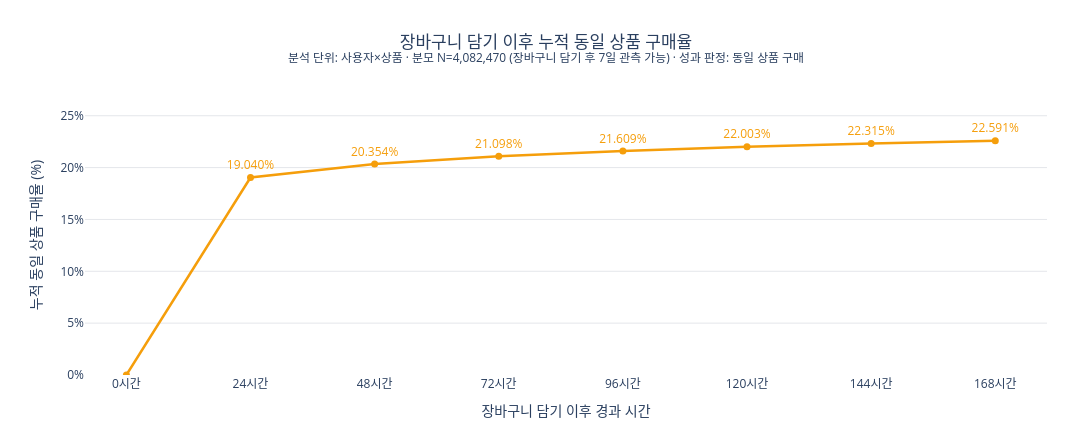

Notebook code cell kept with this figure:
### Code cell
# 구간별 구매 수를 최초 Cart 시점의 동일한 적격군 분모로 누적한다.
assert len(rates) == 7 and cart_7day == 4_082_470
purchase_counts = rates['다음24시간_구매_사용자상품수'].astype('int64')
cumulative_purchases = purchase_counts.cumsum()
cumulative_rates = cumulative_purchases / cart_7day * 100
first24_share = first_day_buy / int(cumulative_purchases.iloc[-1]) * 100
hours = list(range(24, 169, 24))
assert int(purchase_counts.iloc[0]) == first_day_buy
assert round(float(cumulative_rates.iloc[0]), 3) == 19.040
assert round(float(cumulative_rates.iloc[-1]), 3) == 22.591

plot_hours = [0] + hours
plot_rates = [0.0] + cumulative_rates.tolist()
fig = go.Figure(go.Scatter(
    x=plot_hours, y=plot_rates,
    mode='lines+markers+text',
    line=dict(color=COLORS['cart'], width=2.5),
    marker=dict(size=7, color=COLORS['cart']),
    text=[''] + [f'{rate:.3f}%' for rate in cumulative_rates],
    textposition='top center',
    textfont=dict(color=COLORS['cart'], size=12),
    hovertemplate='장바구니 담기 후 %{x}시간<br>누적 동일 상품 구매율 %{y:.3f}%<extra></extra>',
    showlegend=False,
))
fig.update_layout(
    title=dict(text=f'장바구니 담기 이후 누적 동일 상품 구매율<br><sup>분석 단위: 사용자×상품 · 분모 N={cart_7day:,} (장바구니 담기 후 7일 관측 가능) · 성과 판정: 동일 상품 구매</sup>', x=0.5),
    xaxis=dict(title='장바구니 담기 이후 경과 시간', tickmode='array', tickvals=plot_hours,
               ticktext=[f'{h}시간' for h in plot_hours], range=[-8, 178],
               showgrid=False, zeroline=False, showline=False),
    yaxis=dict(title='누적 동일 상품 구매율 (%)', range=[0, 27], dtick=5, ticksuffix='%',
               gridcolor='#E5E7EB', zeroline=False, showline=False),
    paper_bgcolor='white', plot_bgcolor='white', height=440, width=1108,
    margin=dict(l=85, r=45, t=95, b=65),
)
fig.show()

### Figure 1 — Plotly figure (JSON) as saved in the notebook; plotly's stock layout.template omitted (floating-point values rounded to 4 significant figures)
{"data": [{"hovertemplate": "장바구니 담기 후 %{x}시간<br>누적 동일 상품 구매율 %{y:.3f}%<extra></extra>", "line": {"color": "#F59E0B", "width": 2.5}, "marker": {"color": "#F59E0B", "size": 7}, "mode": "lines+markers+text", "showlegend": false, "text": ["", "19.040%", "20.354%", "21.098%", "21.609%", "22.003%", "22.315%", "22.591%"], "textfont": {"color": "#F59E0B", "size": 12}, "textposition": "top center", "type": "scatter", "x": [0, 24, 48, 72, 96, 120, 144, 168], "y": [0.0, 19.04, 20.35, 21.1, 21.61, 22.0, 22.32, 22.59]}], "layout": {"height": 440, "margin": {"b": 65, "l": 85, "r": 45, "t": 95}, "paper_bgcolor": "white", "plot_bgcolor": "white", "title": {"text": "장바구니 담기 이후 누적 동일 상품 구매율<br><sup>분석 단위: 사용자×상품 · 분모 N=4,082,470 (장바구니 담기 후 7일 관측 가능) · 성과 판정: 동일 상품 구매</sup>", "x": 0.5}, "width": 1108, "xaxis": {"range": [-8, 178], "showgrid": false, "showline": false, "tickmode": "array", "ticktext": ["0시간", "24시간", "48시간", "72시간", "96시간", "120시간", "144시간", "168시간"], "tickvals": [0, 24, 48, 72, 96, 120, 144, 168], "title": {"text": "장바구니 담기 이후 경과 시간"}, "zeroline": false}, "yaxis": {"dtick": 5, "gridcolor": "#E5E7EB", "range": [0, 27], "showline": false, "ticksuffix": "%", "title": {"text": "누적 동일 상품 구매율 (%)"}, "zeroline": false}}}
